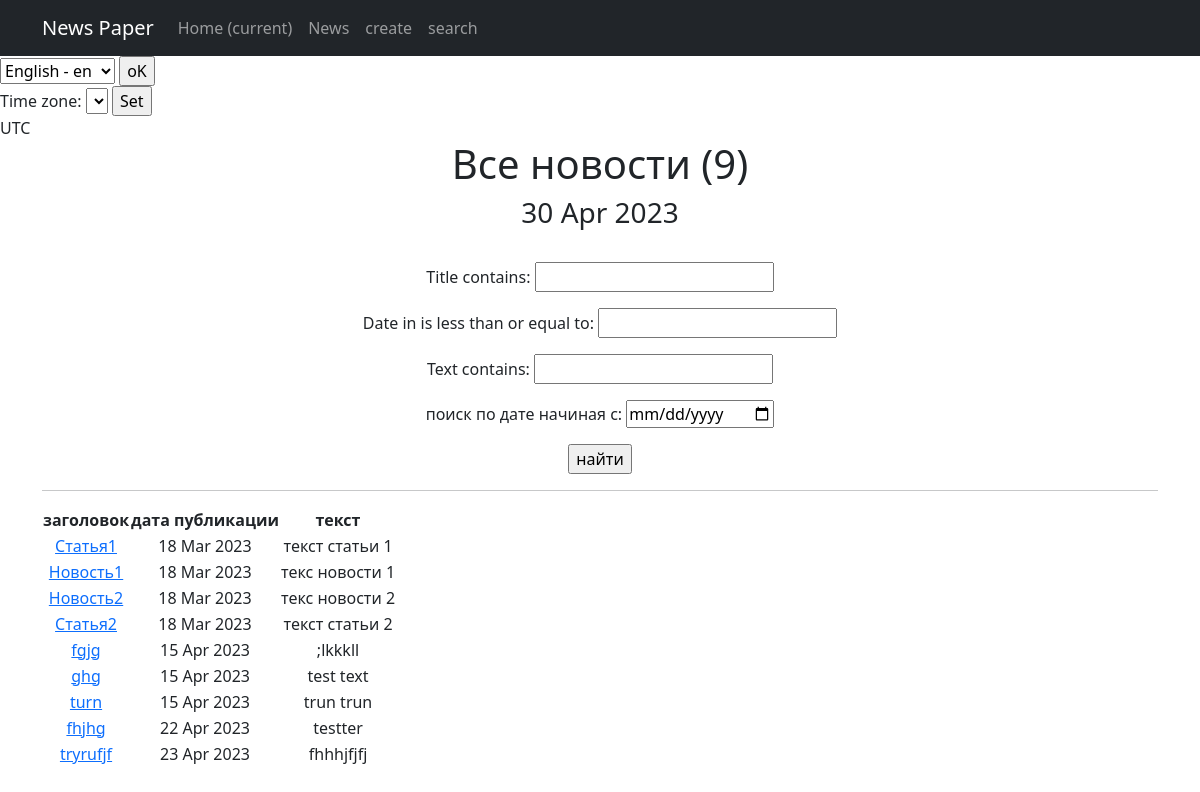
The app's page /news/search/ with its own data.
### news/models.py (models this page shows, shortened)
class Post(models.Model):
    author_post = models.ForeignKey(Author, on_delete=models.CASCADE)
    post_news = models.CharField(max_length=2, choices=POST)
    date_in = models.DateTimeField(auto_now_add=True)
    category = models.ManyToManyField(Category, through='PostCategory')
    title = models.CharField(max_length=50)
    text = models.TextField()
    rating_news = models.IntegerField(default=0)

### news/views.py (the view)
# urls.py: path('search/', PostSearch.as_view(), name='post_search'),
class PostSearch(ListView):   #поиск поста
    model = Post
    template_name = 'post_search.html'
    context_object_name = 'post_news'
    paginate_by = 50
    def get_queryset(self):  # получаем обычный запрос
        queryset = super().get_queryset()  # используем наш класс фильтрации
        self.filterset = PostFilter(self.request.GET, queryset)
        return self.filterset.qs
    def get_context_data(self, **kwargs):
        context = super().get_context_data(**kwargs)
        context['filterset'] = self.filterset
        return context

### news/templatetags/censor.py (called while the page is built)
@register.filter()
def censor(value):
    for words in censored_words:
        if words in value:
            censor_words = f"p{''.join(['*' for words in range(len(words))])}"
            value = value.replace(words, censor_words)
    return value

### news/templatetags/custom_tags.py (called while the page is built)
@register.simple_tag()
def current_time(format_string='%d %b %Y'):
    return datetime.utcnow().strftime(format_string)

### templates/post_search.html (shortened to what this page needs)
<!DOCTYPE html>
<html lang="en">
<head>
    <title>{% extends 'flatpages/default.html' %}</title>
{% load censor %}
{% load custom_tags %}
{% block content %}
<body>
<h1>Все новости ({{ post_news.count}})</h1>
<h3>{% current_time '%d %b %Y' %}</h3>
<br>
<form action=""
      method="get">
    {{ filterset.form.as_p }}
    <input type="submit"
    value="найти"/>
</form>
<hr>
{% if post_news %}
    <table>
        <thead>
        <tr>
            <th>заголовок</th>
            <th>дата публикации</th>
            <th>текст</th>
        </tr>
        {% for post in post_news %}
        <tr>
            <td><a href="{% url 'post_detail' post.id %}">{{ post.title|censor}}</a></td>
            <td>{{ post.date_in|date:'d M Y'}}</td>
            <td>{{ post.text|censor|truncatechars:20}}</td>
        </tr>
        {% endfor %}
        </thead>
    </table>
{% else %}
    <h2>новостей нет!</h2>
{% endif %}
{% endblock content %}

### records on screen
Post: title|censor "Статья1", date_in "18 Mar 2023", text|censor "текст статьи 1"
Post: title|censor "Новость1", date_in "18 Mar 2023", text|censor "текс новости 1"
Post: title|censor "Новость2", date_in "18 Mar 2023", text|censor "текс новости 2"
Post: title|censor "Статья2", date_in "18 Mar 2023", text|censor "текст статьи 2"
Post: title|censor "fgjg", date_in "15 Apr 2023", text|censor ";lkkkll"
Post: title|censor "ghg", date_in "15 Apr 2023", text|censor "test text"
Post: title|censor "turn", date_in "15 Apr 2023", text|censor "trun trun"
Post: title|censor "fhjhg", date_in "22 Apr 2023", text|censor "testter"
Post: title|censor "tryrufjf", date_in "23 Apr 2023", text|censor "fhhhjfjfj"

### other values on screen
{{ TIME_ZONE }} "UTC"
{{ post_news.count }} "9"
form field language "English - en"
